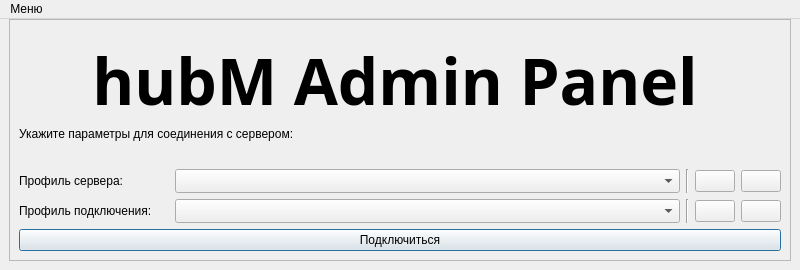
<?xml version="1.0" encoding="UTF-8"?>
<ui version="4.0">
 <class>Launch</class>
 <widget class="QMainWindow" name="Launch">
  <property name="geometry">
   <rect>
    <x>0</x>
    <y>0</y>
    <width>800</width>
    <height>270</height>
   </rect>
  </property>
  <property name="sizePolicy">
   <sizepolicy hsizetype="Fixed" vsizetype="Fixed">
    <horstretch>0</horstretch>
    <verstretch>0</verstretch>
   </sizepolicy>
  </property>
  <property name="minimumSize">
   <size>
    <width>800</width>
    <height>270</height>
   </size>
  </property>
  <property name="maximumSize">
   <size>
    <width>800</width>
    <height>270</height>
   </size>
  </property>
  <property name="windowTitle">
   <string>hubM Admin Panel Connect</string>
  </property>
  <property name="windowIcon">
   <iconset>
    <normaloff>:/res/icon_connect</normaloff>:/res/icon_connect</iconset>
  </property>
  <property name="documentMode">
   <bool>false</bool>
  </property>
  <widget class="QWidget" name="centralwidget">
   <layout class="QGridLayout" name="gridLayout">
    <property name="topMargin">
     <number>0</number>
    </property>
    <item row="0" column="0">
     <widget class="QFrame" name="frame">
      <property name="frameShape">
       <enum>QFrame::Shape::StyledPanel</enum>
      </property>
      <layout class="QVBoxLayout" name="verticalLayout_4">
       <property name="topMargin">
        <number>0</number>
       </property>
       <item>
        <layout class="QHBoxLayout" name="horizontalLayout">
         <item>
          <layout class="QVBoxLayout" name="verticalLayout">
           <property name="sizeConstraint">
            <enum>QLayout::SizeConstraint::SetDefaultConstraint</enum>
           </property>
           <item>
            <widget class="QFrame" name="frame_2">
             <property name="frameShape">
              <enum>QFrame::Shape::NoFrame</enum>
             </property>
             <property name="frameShadow">
              <enum>QFrame::Shadow::Raised</enum>
             </property>
             <property name="lineWidth">
              <number>0</number>
             </property>
             <widget class="QLabel" name="label_5">
              <property name="geometry">
               <rect>
                <x>0</x>
                <y>50</y>
                <width>571</width>
                <height>71</height>
               </rect>
              </property>
              <property name="sizePolicy">
               <sizepolicy hsizetype="Minimum" vsizetype="Minimum">
                <horstretch>0</horstretch>
                <verstretch>0</verstretch>
               </sizepolicy>
              </property>
              <property name="text">
               <string>&lt;html&gt;&lt;head/&gt;&lt;body&gt;&lt;p&gt;Укажите параметры для соединения с сервером:&lt;/p&gt;&lt;/body&gt;&lt;/html&gt;</string>
              </property>
              <property name="textFormat">
               <enum>Qt::TextFormat::RichText</enum>
              </property>
              <property name="scaledContents">
               <bool>false</bool>
              </property>
              <property name="alignment">
               <set>Qt::AlignmentFlag::AlignBottom|Qt::AlignmentFlag::AlignLeading|Qt::AlignmentFlag::AlignLeft</set>
              </property>
             </widget>
             <widget class="QLabel" name="label_9">
              <property name="geometry">
               <rect>
                <x>60</x>
                <y>0</y>
                <width>632</width>
                <height>121</height>
               </rect>
              </property>
              <property name="sizePolicy">
               <sizepolicy hsizetype="Expanding" vsizetype="Expanding">
                <horstretch>0</horstretch>
                <verstretch>0</verstretch>
               </sizepolicy>
              </property>
              <property name="font">
               <font>
                <family>Britannic</family>
                <pointsize>14</pointsize>
                <bold>true</bold>
               </font>
              </property>
              <property name="text">
               <string>&lt;html&gt;&lt;head/&gt;&lt;body&gt;&lt;p&gt;&lt;span style=&quot; font-size:48pt;&quot;&gt;hubM Admin Panel&lt;/span&gt;&lt;/p&gt;&lt;/body&gt;&lt;/html&gt;</string>
              </property>
              <property name="textFormat">
               <enum>Qt::TextFormat::MarkdownText</enum>
              </property>
              <property name="scaledContents">
               <bool>false</bool>
              </property>
              <property name="alignment">
               <set>Qt::AlignmentFlag::AlignCenter</set>
              </property>
             </widget>
             <widget class="QLabel" name="label">
              <property name="geometry">
               <rect>
                <x>680</x>
                <y>60</y>
                <width>71</width>
                <height>71</height>
               </rect>
              </property>
              <property name="maximumSize">
               <size>
                <width>120</width>
                <height>120</height>
               </size>
              </property>
              <property name="pixmap">
               <pixmap resource="resources.qrc">:/res/icons/icon-white.png</pixmap>
              </property>
              <property name="scaledContents">
               <bool>true</bool>
              </property>
              <property name="wordWrap">
               <bool>false</bool>
              </property>
              <property name="openExternalLinks">
               <bool>false</bool>
              </property>
             </widget>
            </widget>
           </item>
          </layout>
         </item>
        </layout>
       </item>
       <item>
        <layout class="QVBoxLayout" name="verticalLayout_5">
         <item>
          <layout class="QVBoxLayout" name="verticalLayout_6">
           <item>
            <layout class="QHBoxLayout" name="horizontalLayout_3">
             <item>
              <widget class="QLabel" name="label_6">
               <property name="minimumSize">
                <size>
                 <width>150</width>
                 <height>0</height>
                </size>
               </property>
               <property name="text">
                <string>Профиль сервера:</string>
               </property>
              </widget>
             </item>
             <item>
              <widget class="QComboBox" name="cb_servers">
               <property name="sizePolicy">
                <sizepolicy hsizetype="MinimumExpanding" vsizetype="Fixed">
                 <horstretch>0</horstretch>
                 <verstretch>0</verstretch>
                </sizepolicy>
               </property>
               <property name="maxVisibleItems">
                <number>15</number>
               </property>
               <property name="maxCount">
                <number>15</number>
               </property>
               <property name="sizeAdjustPolicy">
                <enum>QComboBox::SizeAdjustPolicy::AdjustToMinimumContentsLengthWithIcon</enum>
               </property>
              </widget>
             </item>
             <item>
              <widget class="Line" name="line_2">
               <property name="orientation">
                <enum>Qt::Orientation::Vertical</enum>
               </property>
              </widget>
             </item>
             <item>
              <widget class="QPushButton" name="btn_server_new">
               <property name="text">
                <string/>
               </property>
               <property name="icon">
                <iconset theme="folder-new"/>
               </property>
              </widget>
             </item>
             <item>
              <widget class="QPushButton" name="btn_server_delete">
               <property name="text">
                <string/>
               </property>
               <property name="icon">
                <iconset theme="edit-delete"/>
               </property>
              </widget>
             </item>
            </layout>
           </item>
           <item>
            <layout class="QHBoxLayout" name="horizontalLayout_4">
             <item>
              <widget class="QLabel" name="label_8">
               <property name="minimumSize">
                <size>
                 <width>150</width>
                 <height>0</height>
                </size>
               </property>
               <property name="text">
                <string>Профиль подключения:</string>
               </property>
              </widget>
             </item>
             <item>
              <widget class="QComboBox" name="cb_creds">
               <property name="sizePolicy">
                <sizepolicy hsizetype="MinimumExpanding" vsizetype="Fixed">
                 <horstretch>0</horstretch>
                 <verstretch>0</verstretch>
                </sizepolicy>
               </property>
               <property name="maxVisibleItems">
                <number>15</number>
               </property>
               <property name="maxCount">
                <number>15</number>
               </property>
               <property name="sizeAdjustPolicy">
                <enum>QComboBox::SizeAdjustPolicy::AdjustToMinimumContentsLengthWithIcon</enum>
               </property>
              </widget>
             </item>
             <item>
              <widget class="Line" name="line">
               <property name="orientation">
                <enum>Qt::Orientation::Vertical</enum>
               </property>
              </widget>
             </item>
             <item>
              <widget class="QPushButton" name="btn_creds_new">
               <property name="text">
                <string/>
               </property>
               <property name="icon">
                <iconset theme="contact-new"/>
               </property>
              </widget>
             </item>
             <item>
              <widget class="QPushButton" name="btn_creds_delete">
               <property name="text">
                <string/>
               </property>
               <property name="icon">
                <iconset theme="edit-delete"/>
               </property>
              </widget>
             </item>
            </layout>
           </item>
          </layout>
         </item>
         <item>
          <widget class="QPushButton" name="btn_connect">
           <property name="text">
            <string>Подключиться</string>
           </property>
           <property name="icon">
            <iconset theme="utilities-system-monitor"/>
           </property>
           <property name="checkable">
            <bool>false</bool>
           </property>
           <property name="autoDefault">
            <bool>true</bool>
           </property>
           <property name="default">
            <bool>true</bool>
           </property>
          </widget>
         </item>
        </layout>
       </item>
      </layout>
     </widget>
    </item>
   </layout>
  </widget>
  <widget class="QMenuBar" name="menuBar">
   <property name="geometry">
    <rect>
     <x>0</x>
     <y>0</y>
     <width>800</width>
     <height>22</height>
    </rect>
   </property>
   <widget class="QMenu" name="menu">
    <property name="title">
     <string>Меню</string>
    </property>
    <widget class="QMenu" name="menu_2">
     <property name="title">
      <string>Сброс настроек</string>
     </property>
     <property name="icon">
      <iconset theme="document-properties"/>
     </property>
     <addaction name="menu_reset_servers"/>
     <addaction name="menu_reset_creds"/>
     <addaction name="menu_reset_all_profiles"/>
     <addaction name="menu_reset_master_password"/>
    </widget>
    <addaction name="menu_2"/>
    <addaction name="menu_update"/>
    <addaction name="menu_connect"/>
   </widget>
   <addaction name="menu"/>
  </widget>
  <action name="menu_reset_servers">
   <property name="text">
    <string>Сброс профилей сервера</string>
   </property>
  </action>
  <action name="menu_reset_creds">
   <property name="text">
    <string>Сброс профилей подключения</string>
   </property>
  </action>
  <action name="menu_update">
   <property name="icon">
    <iconset theme="emblem-downloads"/>
   </property>
   <property name="text">
    <string>Обновление</string>
   </property>
  </action>
  <action name="menu_reset_all_profiles">
   <property name="text">
    <string>Сброс всех профилей</string>
   </property>
  </action>
  <action name="menu_reset_master_password">
   <property name="text">
    <string>Сброс мастер пароля</string>
   </property>
  </action>
  <action name="menu_connect">
   <property name="icon">
    <iconset theme="utilities-system-monitor"/>
   </property>
   <property name="text">
    <string>Подключиться</string>
   </property>
  </action>
 </widget>
 <tabstops>
  <tabstop>btn_connect</tabstop>
  <tabstop>cb_creds</tabstop>
  <tabstop>btn_creds_new</tabstop>
  <tabstop>btn_creds_delete</tabstop>
 </tabstops>
 <resources>
  <include location="resources.qrc"/>
 </resources>
 <connections/>
</ui>
